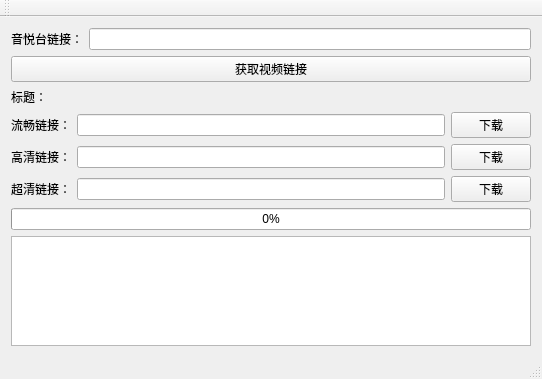
<?xml version="1.0" encoding="UTF-8"?>
<ui version="4.0">
 <class>MainWindow</class>
 <widget class="QMainWindow" name="MainWindow">
  <property name="geometry">
   <rect>
    <x>0</x>
    <y>0</y>
    <width>542</width>
    <height>379</height>
   </rect>
  </property>
  <property name="windowTitle">
   <string>音悦台MV下载器</string>
  </property>
  <widget class="QWidget" name="centralWidget">
   <layout class="QVBoxLayout" name="verticalLayout_2">
    <item>
     <layout class="QVBoxLayout" name="verticalLayout">
      <item>
       <layout class="QHBoxLayout" name="horizontalLayout">
        <item>
         <widget class="QLabel" name="label">
          <property name="text">
           <string>音悦台链接：</string>
          </property>
         </widget>
        </item>
        <item>
         <widget class="QLineEdit" name="lineEditUrl"/>
        </item>
       </layout>
      </item>
      <item>
       <widget class="QPushButton" name="pushButtonGetVideoLink">
        <property name="text">
         <string>获取视频链接</string>
        </property>
       </widget>
      </item>
      <item>
       <layout class="QHBoxLayout" name="horizontalLayout_5">
        <item>
         <widget class="QLabel" name="labelTitle_2">
          <property name="text">
           <string>标题：</string>
          </property>
         </widget>
        </item>
        <item>
         <widget class="QLabel" name="labelTitle">
          <property name="text">
           <string/>
          </property>
         </widget>
        </item>
       </layout>
      </item>
      <item>
       <layout class="QHBoxLayout" name="horizontalLayout_2">
        <item>
         <widget class="QLabel" name="label_2">
          <property name="text">
           <string>流畅链接：</string>
          </property>
         </widget>
        </item>
        <item>
         <widget class="QLineEdit" name="lineEditHC"/>
        </item>
        <item>
         <widget class="QPushButton" name="pushButtonHCDownload">
          <property name="text">
           <string>下载</string>
          </property>
         </widget>
        </item>
       </layout>
      </item>
      <item>
       <layout class="QHBoxLayout" name="horizontalLayout_3">
        <item>
         <widget class="QLabel" name="label_3">
          <property name="text">
           <string>高清链接：</string>
          </property>
         </widget>
        </item>
        <item>
         <widget class="QLineEdit" name="lineEditHD"/>
        </item>
        <item>
         <widget class="QPushButton" name="pushButtonHDDownload">
          <property name="text">
           <string>下载</string>
          </property>
         </widget>
        </item>
       </layout>
      </item>
      <item>
       <layout class="QHBoxLayout" name="horizontalLayout_4">
        <item>
         <widget class="QLabel" name="label_4">
          <property name="text">
           <string>超清链接：</string>
          </property>
         </widget>
        </item>
        <item>
         <widget class="QLineEdit" name="lineEditHE"/>
        </item>
        <item>
         <widget class="QPushButton" name="pushButtonHEDownload">
          <property name="text">
           <string>下载</string>
          </property>
         </widget>
        </item>
       </layout>
      </item>
      <item>
       <widget class="QProgressBar" name="progressBar">
        <property name="value">
         <number>0</number>
        </property>
       </widget>
      </item>
      <item>
       <widget class="QTextEdit" name="textEdit"/>
      </item>
     </layout>
    </item>
   </layout>
  </widget>
  <widget class="QMenuBar" name="menuBar">
   <property name="geometry">
    <rect>
     <x>0</x>
     <y>0</y>
     <width>542</width>
     <height>23</height>
    </rect>
   </property>
  </widget>
  <widget class="QToolBar" name="mainToolBar">
   <attribute name="toolBarArea">
    <enum>TopToolBarArea</enum>
   </attribute>
   <attribute name="toolBarBreak">
    <bool>false</bool>
   </attribute>
  </widget>
  <widget class="QStatusBar" name="statusBar"/>
 </widget>
 <layoutdefault spacing="6" margin="11"/>
 <resources/>
 <connections/>
</ui>
